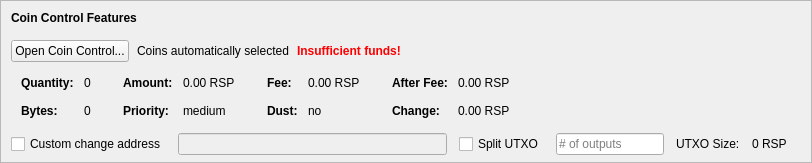
    <widget class="QFrame" name="frameCoinControl">
     <property name="sizePolicy">
      <sizepolicy hsizetype="Expanding" vsizetype="Expanding">
       <horstretch>0</horstretch>
       <verstretch>0</verstretch>
      </sizepolicy>
     </property>
     <property name="maximumSize">
      <size>
       <width>16777215</width>
       <height>16777215</height>
      </size>
     </property>
     <property name="frameShape">
      <enum>QFrame::StyledPanel</enum>
     </property>
     <property name="frameShadow">
      <enum>QFrame::Sunken</enum>
     </property>
     <layout class="QVBoxLayout" name="verticalLayoutCoinControl2">
      <property name="spacing">
       <number>0</number>
      </property>
      <property name="leftMargin">
       <number>0</number>
      </property>
      <property name="topMargin">
       <number>0</number>
      </property>
      <property name="rightMargin">
       <number>0</number>
      </property>
      <property name="bottomMargin">
       <number>6</number>
      </property>
      <item>
       <layout class="QVBoxLayout" name="verticalLayoutCoinControl" stretch="0,0,0,0,1">
        <property name="spacing">
         <number>0</number>
        </property>
        <property name="leftMargin">
         <number>10</number>
        </property>
        <property name="topMargin">
         <number>10</number>
        </property>
        <item>
         <layout class="QHBoxLayout" name="horizontalLayoutCoinControl1">
          <property name="bottomMargin">
           <number>15</number>
          </property>
          <item>
           <widget class="QLabel" name="labelCoinControlFeatures">
            <property name="sizePolicy">
             <sizepolicy hsizetype="Preferred" vsizetype="Maximum">
              <horstretch>0</horstretch>
              <verstretch>0</verstretch>
             </sizepolicy>
            </property>
            <property name="font">
             <font>
              <weight>75</weight>
              <bold>true</bold>
             </font>
            </property>
            <property name="styleSheet">
             <string notr="true">font-weight:bold;</string>
            </property>
            <property name="text">
             <string>Coin Control Features</string>
            </property>
           </widget>
          </item>
         </layout>
        </item>
        <item>
         <layout class="QHBoxLayout" name="horizontalLayoutCoinControl2" stretch="0,0,0,0">
          <property name="spacing">
           <number>8</number>
          </property>
          <property name="bottomMargin">
           <number>10</number>
          </property>
          <item>
           <widget class="QPushButton" name="pushButtonCoinControl">
            <property name="styleSheet">
             <string notr="true"/>
            </property>
            <property name="text">
             <string>Open Coin Control...</string>
            </property>
            <property name="autoDefault">
             <bool>false</bool>
            </property>
           </widget>
          </item>
          <item>
           <widget class="QLabel" name="labelCoinControlAutomaticallySelected">
            <property name="text">
             <string>Coins automatically selected</string>
            </property>
            <property name="margin">
             <number>5</number>
            </property>
           </widget>
          </item>
          <item>
           <widget class="QLabel" name="labelCoinControlInsuffFunds">
            <property name="font">
             <font>
              <weight>75</weight>
              <bold>true</bold>
             </font>
            </property>
            <property name="styleSheet">
             <string notr="true">color:red;font-weight:bold;</string>
            </property>
            <property name="text">
             <string>Insufficient funds!</string>
            </property>
            <property name="margin">
             <number>5</number>
            </property>
           </widget>
          </item>
          <item>
           <spacer name="horizontalSpacerCoinControl">
            <property name="orientation">
             <enum>Qt::Horizontal</enum>
            </property>
            <property name="sizeHint" stdset="0">
             <size>
              <width>40</width>
              <height>1</height>
             </size>
            </property>
           </spacer>
          </item>
         </layout>
        </item>
        <item>
         <widget class="QWidget" name="widgetCoinControl" native="true">
          <property name="sizePolicy">
           <sizepolicy hsizetype="Preferred" vsizetype="Preferred">
            <horstretch>0</horstretch>
            <verstretch>0</verstretch>
           </sizepolicy>
          </property>
          <property name="minimumSize">
           <size>
            <width>0</width>
            <height>0</height>
           </size>
          </property>
          <property name="styleSheet">
           <string notr="true"/>
          </property>
          <layout class="QHBoxLayout" name="horizontalLayoutCoinControl5">
           <property name="leftMargin">
            <number>0</number>
           </property>
           <property name="topMargin">
            <number>0</number>
           </property>
           <property name="rightMargin">
            <number>0</number>
           </property>
           <property name="bottomMargin">
            <number>0</number>
           </property>
           <item>
            <layout class="QHBoxLayout" name="horizontalLayoutCoinControl3" stretch="0,0,0,1">
             <property name="spacing">
              <number>20</number>
             </property>
             <property name="topMargin">
              <number>0</number>
             </property>
             <property name="bottomMargin">
              <number>10</number>
             </property>
             <item>
              <layout class="QFormLayout" name="formLayoutCoinControl1">
               <property name="horizontalSpacing">
                <number>10</number>
               </property>
               <property name="verticalSpacing">
                <number>14</number>
               </property>
               <property name="leftMargin">
                <number>10</number>
               </property>
               <property name="topMargin">
                <number>4</number>
               </property>
               <property name="rightMargin">
                <number>6</number>
               </property>
               <item row="0" column="0">
                <widget class="QLabel" name="labelCoinControlQuantityText">
                 <property name="font">
                  <font>
                   <weight>75</weight>
                   <bold>true</bold>
                  </font>
                 </property>
                 <property name="text">
                  <string>Quantity:</string>
                 </property>
                 <property name="margin">
                  <number>0</number>
                 </property>
                </widget>
               </item>
               <item row="0" column="1">
                <widget class="QLabel" name="labelCoinControlQuantity">
                 <property name="cursor">
                  <cursorShape>IBeamCursor</cursorShape>
                 </property>
                 <property name="contextMenuPolicy">
                  <enum>Qt::ActionsContextMenu</enum>
                 </property>
                 <property name="text">
                  <string notr="true">0</string>
                 </property>
                 <property name="margin">
                  <number>0</number>
                 </property>
                 <property name="textInteractionFlags">
                  <set>Qt::LinksAccessibleByMouse|Qt::TextSelectableByKeyboard|Qt::TextSelectableByMouse</set>
                 </property>
                </widget>
               </item>
               <item row="1" column="0">
                <widget class="QLabel" name="labelCoinControlBytesText">
                 <property name="font">
                  <font>
                   <weight>75</weight>
                   <bold>true</bold>
                  </font>
                 </property>
                 <property name="text">
                  <string>Bytes:</string>
                 </property>
                </widget>
               </item>
               <item row="1" column="1">
                <widget class="QLabel" name="labelCoinControlBytes">
                 <property name="cursor">
                  <cursorShape>IBeamCursor</cursorShape>
                 </property>
                 <property name="contextMenuPolicy">
                  <enum>Qt::ActionsContextMenu</enum>
                 </property>
                 <property name="text">
                  <string notr="true">0</string>
                 </property>
                 <property name="textInteractionFlags">
                  <set>Qt::LinksAccessibleByMouse|Qt::TextSelectableByKeyboard|Qt::TextSelectableByMouse</set>
                 </property>
                </widget>
               </item>
              </layout>
             </item>
             <item>
              <layout class="QFormLayout" name="formLayoutCoinControl2">
               <property name="horizontalSpacing">
                <number>10</number>
               </property>
               <property name="verticalSpacing">
                <number>14</number>
               </property>
               <property name="leftMargin">
                <number>6</number>
               </property>
               <property name="topMargin">
                <number>4</number>
               </property>
               <property name="rightMargin">
                <number>6</number>
               </property>
               <item row="0" column="0">
                <widget class="QLabel" name="labelCoinControlAmountText">
                 <property name="font">
                  <font>
                   <weight>75</weight>
                   <bold>true</bold>
                  </font>
                 </property>
                 <property name="text">
                  <string>Amount:</string>
                 </property>
                 <property name="margin">
                  <number>0</number>
                 </property>
                </widget>
               </item>
               <item row="0" column="1">
                <widget class="QLabel" name="labelCoinControlAmount">
                 <property name="cursor">
                  <cursorShape>IBeamCursor</cursorShape>
                 </property>
                 <property name="contextMenuPolicy">
                  <enum>Qt::ActionsContextMenu</enum>
                 </property>
                 <property name="text">
                  <string notr="true">0.00 RSP</string>
                 </property>
                 <property name="textInteractionFlags">
                  <set>Qt::LinksAccessibleByMouse|Qt::TextSelectableByKeyboard|Qt::TextSelectableByMouse</set>
                 </property>
                </widget>
               </item>
               <item row="1" column="0">
                <widget class="QLabel" name="labelCoinControlPriorityText">
                 <property name="font">
                  <font>
                   <weight>75</weight>
                   <bold>true</bold>
                  </font>
                 </property>
                 <property name="text">
                  <string>Priority:</string>
                 </property>
                </widget>
               </item>
               <item row="1" column="1">
                <widget class="QLabel" name="labelCoinControlPriority">
                 <property name="cursor">
                  <cursorShape>IBeamCursor</cursorShape>
                 </property>
                 <property name="contextMenuPolicy">
                  <enum>Qt::ActionsContextMenu</enum>
                 </property>
                 <property name="text">
                  <string>medium</string>
                 </property>
                 <property name="textInteractionFlags">
                  <set>Qt::LinksAccessibleByMouse|Qt::TextSelectableByKeyboard|Qt::TextSelectableByMouse</set>
                 </property>
                </widget>
               </item>
              </layout>
             </item>
             <item>
              <layout class="QFormLayout" name="formLayoutCoinControl3">
               <property name="horizontalSpacing">
                <number>10</number>
               </property>
               <property name="verticalSpacing">
                <number>14</number>
               </property>
               <property name="leftMargin">
                <number>6</number>
               </property>
               <property name="topMargin">
                <number>4</number>
               </property>
               <property name="rightMargin">
                <number>6</number>
               </property>
               <item row="0" column="0">
                <widget class="QLabel" name="labelCoinControlFeeText">
                 <property name="font">
                  <font>
                   <weight>75</weight>
                   <bold>true</bold>
                  </font>
                 </property>
                 <property name="text">
                  <string>Fee:</string>
                 </property>
                 <property name="margin">
                  <number>0</number>
                 </property>
                </widget>
               </item>
               <item row="0" column="1">
                <widget class="QLabel" name="labelCoinControlFee">
                 <property name="cursor">
                  <cursorShape>IBeamCursor</cursorShape>
                 </property>
                 <property name="contextMenuPolicy">
                  <enum>Qt::ActionsContextMenu</enum>
                 </property>
                 <property name="text">
                  <string notr="true">0.00 RSP</string>
                 </property>
                 <property name="textInteractionFlags">
                  <set>Qt::LinksAccessibleByMouse|Qt::TextSelectableByKeyboard|Qt::TextSelectableByMouse</set>
                 </property>
                </widget>
               </item>
               <item row="1" column="0">
                <widget class="QLabel" name="labelCoinControlLowOutputText">
                 <property name="font">
                  <font>
                   <weight>75</weight>
                   <bold>true</bold>
                  </font>
                 </property>
                 <property name="text">
                  <string>Dust:</string>
                 </property>
                </widget>
               </item>
               <item row="1" column="1">
                <widget class="QLabel" name="labelCoinControlLowOutput">
                 <property name="cursor">
                  <cursorShape>IBeamCursor</cursorShape>
                 </property>
                 <property name="contextMenuPolicy">
                  <enum>Qt::ActionsContextMenu</enum>
                 </property>
                 <property name="text">
                  <string>no</string>
                 </property>
                 <property name="textInteractionFlags">
                  <set>Qt::LinksAccessibleByMouse|Qt::TextSelectableByKeyboard|Qt::TextSelectableByMouse</set>
                 </property>
                </widget>
               </item>
              </layout>
             </item>
             <item>
              <layout class="QFormLayout" name="formLayoutCoinControl4">
               <property name="horizontalSpacing">
                <number>10</number>
               </property>
               <property name="verticalSpacing">
                <number>14</number>
               </property>
               <property name="leftMargin">
                <number>6</number>
               </property>
               <property name="topMargin">
                <number>4</number>
               </property>
               <property name="rightMargin">
                <number>6</number>
               </property>
               <item row="0" column="0">
                <widget class="QLabel" name="labelCoinControlAfterFeeText">
                 <property name="font">
                  <font>
                   <weight>75</weight>
                   <bold>true</bold>
                  </font>
                 </property>
                 <property name="text">
                  <string>After Fee:</string>
                 </property>
                 <property name="margin">
                  <number>0</number>
                 </property>
                </widget>
               </item>
               <item row="0" column="1">
                <widget class="QLabel" name="labelCoinControlAfterFee">
                 <property name="cursor">
                  <cursorShape>IBeamCursor</cursorShape>
                 </property>
                 <property name="contextMenuPolicy">
                  <enum>Qt::ActionsContextMenu</enum>
                 </property>
                 <property name="text">
                  <string notr="true">0.00 RSP</string>
                 </property>
                 <property name="textInteractionFlags">
                  <set>Qt::LinksAccessibleByMouse|Qt::TextSelectableByKeyboard|Qt::TextSelectableByMouse</set>
                 </property>
                </widget>
               </item>
               <item row="1" column="0">
                <widget class="QLabel" name="labelCoinControlChangeText">
                 <property name="font">
                  <font>
                   <weight>75</weight>
                   <bold>true</bold>
                  </font>
                 </property>
                 <property name="text">
                  <string>Change:</string>
                 </property>
                </widget>
               </item>
               <item row="1" column="1">
                <widget class="QLabel" name="labelCoinControlChange">
                 <property name="cursor">
                  <cursorShape>IBeamCursor</cursorShape>
                 </property>
                 <property name="contextMenuPolicy">
                  <enum>Qt::ActionsContextMenu</enum>
                 </property>
                 <property name="text">
                  <string notr="true">0.00 RSP</string>
                 </property>
                 <property name="textInteractionFlags">
                  <set>Qt::LinksAccessibleByMouse|Qt::TextSelectableByKeyboard|Qt::TextSelectableByMouse</set>
                 </property>
                </widget>
               </item>
              </layout>
             </item>
            </layout>
           </item>
          </layout>
         </widget>
        </item>
        <item>
         <layout class="QHBoxLayout" name="horizontalLayoutCoinControl4" stretch="0,0,0,0,0,0,0">
          <property name="spacing">
           <number>12</number>
          </property>
          <property name="sizeConstraint">
           <enum>QLayout::SetDefaultConstraint</enum>
          </property>
          <property name="topMargin">
           <number>5</number>
          </property>
          <property name="rightMargin">
           <number>5</number>
          </property>
          <item>
           <widget class="QCheckBox" name="checkBoxCoinControlChange">
            <property name="toolTip">
             <string>If this is activated, but the change address is empty or invalid, change will be sent to a newly generated address.</string>
            </property>
            <property name="text">
             <string>Custom change address</string>
            </property>
           </widget>
          </item>
          <item>
           <widget class="QValidatedLineEdit" name="lineEditCoinControlChange">
            <property name="enabled">
             <bool>false</bool>
            </property>
            <property name="sizePolicy">
             <sizepolicy hsizetype="Expanding" vsizetype="Fixed">
              <horstretch>0</horstretch>
              <verstretch>0</verstretch>
             </sizepolicy>
            </property>
           </widget>
          </item>
          <item>
           <widget class="QCheckBox" name="splitBlockCheckBox">
            <property name="text">
             <string>Split UTXO</string>
            </property>
           </widget>
          </item>
          <item>
           <widget class="QLineEdit" name="splitBlockLineEdit">
            <property name="sizePolicy">
             <sizepolicy hsizetype="Fixed" vsizetype="Fixed">
              <horstretch>50</horstretch>
              <verstretch>0</verstretch>
             </sizepolicy>
            </property>
            <property name="placeholderText">
             <string># of outputs</string>
            </property>
           </widget>
          </item>
          <item>
           <widget class="QLabel" name="labelBlockSizeText">
            <property name="text">
             <string>UTXO Size:</string>
            </property>
           </widget>
          </item>
          <item>
           <widget class="QLabel" name="labelBlockSize">
            <property name="text">
             <string>0 RSP</string>
            </property>
           </widget>
          </item>
          <item>
           <widget class="QLabel" name="labelCoinControlChangeLabel">
            <property name="sizePolicy">
             <sizepolicy hsizetype="Preferred" vsizetype="Expanding">
              <horstretch>0</horstretch>
              <verstretch>0</verstretch>
             </sizepolicy>
            </property>
            <property name="minimumSize">
             <size>
              <width>0</width>
              <height>0</height>
             </size>
            </property>
            <property name="text">
             <string/>
            </property>
            <property name="margin">
             <number>3</number>
            </property>
           </widget>
          </item>
         </layout>
        </item>
        <item>
         <spacer name="verticalSpacerCoinControl">
          <property name="orientation">
           <enum>Qt::Vertical</enum>
          </property>
          <property name="sizeHint" stdset="0">
           <size>
            <width>800</width>
            <height>1</height>
           </size>
          </property>
         </spacer>
        </item>
       </layout>
      </item>
     </layout>
    </widget>
